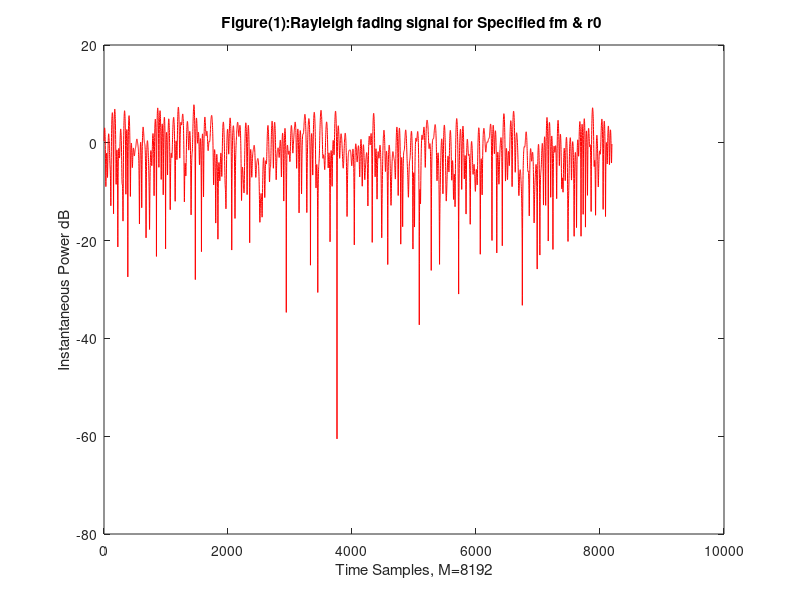

This chart was generated by the following MATLAB code:
% Calculating average fade duration and plotting envelope of Rayleigh distribution for specified value of fm and ro %
%************************** ****************************************************************************************%
close all
clear all
clc

N=256;    %Number of frequency samples
M=8192;   %Number of time samples 

% Required parameters for INPUT: fm and row (r0)

fm=input('ENTER THE VALUE OF fm [20 Hz, 200Hz]:')
r0=input('ENTER THE VALUE OF r0 [1,0.1,0.01]:')

y=1;
Afd_p=0;                   % Average fade duration; practical value
Nr_p=0;                    % Number of Zero-crossing level per second
Rrms_p=0;                  % Practically calculated R-rms value

while(y<=1)
    
    delta_f=2*fm/N;        % Frequency resolution
    delta_t=N/(M-1)/2/fm;  % Time resolution

%*************************   NOTE   **********************************%
% "If N=M-1, then the time resolution delta_t=1/2*fm, which may not be
% small so take M >> N. When M > N, we need to pad with zero values
% before taking IFFT."


X1(1)=randn(1);            % Generating Gaussain Random with N(0,1)
X1=X1(1);
Y1(1)=randn(1);
Y1=Y1(1);  

for m=2:(N/2)+1
    X1(m)=randn(1);
    X2(m)=randn(1);
    Y1(m)=randn(1);
    Y2(m)=randn(1);
    X(m)=X1(m)+i*X2(m);
    Y(m)=Y1(m)+i*Y2(m);
end

for m=1:(N/2)+1
    X(M-m+1)=conj(X(m+1));
    Y(M-m+1)=conj(Y(m+1));
end

% Sample Se(f) Spectrum

for jj=1:N/2               
SeF(jj)=1.5/(pi*fm*(sqrt(1-((jj-1)*delta_f/fm)^2))); 
end

% Calculating Edge Value by extending the slope prior to passband edge to edge

SeF((N/2)+1)=SeF(N/2)+SeF(N/2)-SeF((N/2)-1); 

for m=1:N/2
SeF(M-m+1)=SeF(m+1);
end

for m=1:M
    X_shaped(m)=X(m)*sqrt(SeF(m));
    Y_shaped(m)=Y(m)*sqrt(SeF(m));
end

X_component=real(ifft(X_shaped));   % Only considering the real part
Y_component=real(ifft(Y_shaped));

%************* Find R-rms value and envelope of Rayleigh Distribution ***********%

R=sqrt(X_component.^2+Y_component.^2);
r=20*log10(R);

rms=sqrt(mean(R.^2));
Rrms=20*log10(rms);
level=20*log10(r0*rms);
R=r-Rrms;

figure
plot(1:8192,R,'r')
xlabel ('Time Samples, M=8192');
ylabel ('Instantaneous Power dB');
title ('Figure(1):Rayleigh fading signal for Specified fm & r0 ');

%  Calculating (Practically) Number of Zero Level Crossing and Average Fade Duration  %

h=1;
c=0;
C1=0;
NUM=0;
  while h<=M
  if r(h)<=level
      i=h;
      while i<=M
          if r(i)>=level
              NUM=NUM+1;
              break;
          end
          i=i+1;
      end
      c=i-h;
      C1=C1+c;
      h=i-1;
  end
  h=h+1;
end    

Afd_p=Afd_p+(C1/NUM)*delta_t;
Nr_p=Nr_p+NUM*delta_f;
Rrms_p=Rrms_p+Rrms;
y=y+1;
end

%************ Theoretical calculation of  Number of Zero Level Crossing (Nr) and Average Fade Duration ************* %

Nr_theoretical=sqrt(2*pi)*fm*r0*exp(-r0^2); 

z1=exp(r0^2)-1;
z2=r0*fm*sqrt(2*pi);  
Average_fade_duration_theoretical =z1/z2;

rowdb=10*log10(r0) ;
Rrms_theoretical=Rrms+rowdb;

%*********************** Displayiing Calculated values  ************************ %

Nr_practical=(Nr_p);
Nr_practical
Nr_theoretical
Average_fade_duration_Practical=(Afd_p);
Average_fade_duration_Practical
Average_fade_duration_theoretical =z1/z2
Rrms_Practical=Rrms_p
Rrms_theoretical